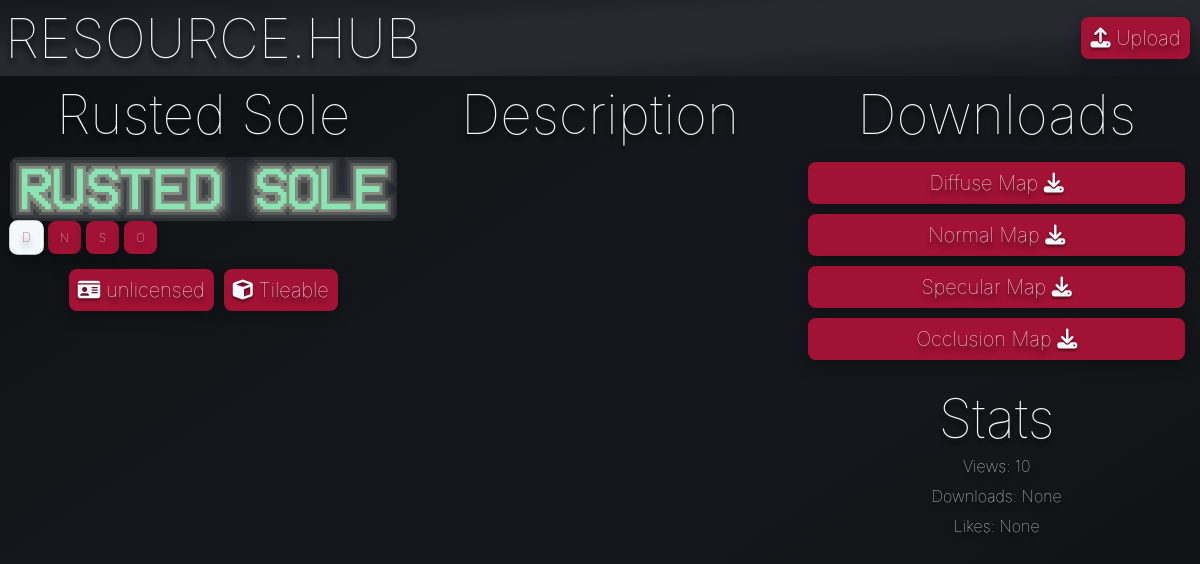
Screenshot of /asset/3 with the database file from the repository.
### tables this page shows
CREATE TABLE asset (ID INTEGER PRIMARY KEY, name TEXT, description TEXT, views INTEGER, downloads INTEGER, likes INTEGER, resolution TEXT);

CREATE TABLE Tag (ID INTEGER PRIMARY KEY, name TEXT, icon TEXT);

### app.py (the view)
@app.route('/asset/<int:id>')
def asset(id):
    asset_rows = query("SELECT id,name,views,downloads,likes,description FROM asset WHERE ID = ?", (id,))
    if not asset_rows:
        return render_template('404.html', error="404 Not Found: Asset does not exist."), 404
    query("UPDATE asset SET views = COALESCE(views, 0) + 1 WHERE ID = ?", (id,), commit=True)
    assettags = query("SELECT name,icon FROM Tag WHERE ID IN (SELECT Tag_ID FROM assetTags WHERE Model_ID = ?)", (id,))
    available_downloads = []
    for suffix in ['d', 'n', 's', 'o']:
        file_path = os.path.join(app.config["UPLOAD_FOLDER"], f"{id}{suffix}.png")
        if os.path.exists(file_path):
            available_downloads.append(suffix)
    return render_template('asset.html', show_navbar=False, asset=asset_rows, assettags=assettags, available_downloads=available_downloads)

### app.py (called while the page is built)
def query(query, param=(), commit=False):
    with sqlite3.connect("database.db") as conn:
        cur = conn.cursor()
        cur.execute(query, param)
        if commit:
            conn.commit()
            return cur.lastrowid
        else:
            return cur.fetchall()

### templates/asset.html (shortened to what this page needs)
{% extends "template.html" %}
{% block content %}
<div class="grid-3">
<h1>{{asset[0][1]}}</h1>
<h1>Description</h1>
<h1>Downloads</h1>
</div>
<div class="grid-3">
    <div class="vertical_align">
        {% set default_type = available_downloads[0] if available_downloads else None %}
        <img id="asset-preview-img" class="image" src="{% if default_type %}/static/images/{{asset[0][0]}}{{default_type}}.png{% else %}/static/images/placeholder.png{% endif %}">
        <div class="img-types">
            {% if available_downloads %}
                {% for suffix in available_downloads %}
                <div class="button img-type-btn" data-type="{{suffix}}" data-asset-id="{{asset[0][0]}}">{{suffix.upper()}}</div>
                {% endfor %}
            {% endif %}
        </div>
        <div class="tag-grid">
            {% for tag in assettags %}
            <span class="button"><i class="{{tag[1]}}"></i> {{ tag[0] }}</span>
            {% endfor %}
        </div>
    </div>
    <div class="vertical_align">
    </div>
    <div class="vertical_align">
        {% if available_downloads %}
            {% for suffix in available_downloads %}
                {% if suffix == 'd' %}
                    <a class="button" href="/download/{{asset[0][0]}}/d">Diffuse Map <i class="fa-solid fa-download"></i></a>
                {% elif suffix == 'n' %}
                    <a class="button" href="/download/{{asset[0][0]}}/n">Normal Map <i class="fa-solid fa-download"></i></a>
                {% elif suffix == 's' %}
                    <a class="button" href="/download/{{asset[0][0]}}/s">Specular Map <i class="fa-solid fa-download"></i></a>
                {% elif suffix == 'o' %}
                    <a class="button" href="/download/{{asset[0][0]}}/o">Occlusion Map <i class="fa-solid fa-download"></i></a>
                {% endif %}
            {% endfor %}
        {% else %}
            <p>No downloadable files available.</p>
        {% endif %}
        <br>
        <h1>Stats</h1>
        <p>Views: {{asset[0][2]}}</p>
        <p>Downloads: {{asset[0][3]}}</p>
        <p>Likes: {{asset[0][4]}}</p>
    </div>
</div>
{% endblock %}

### static/style.css (style rules this page uses)
:root { --primary-color: #18191F; --secondary-color: #2C2E37; --accent-color: #a21234; --primary-font-color: #F2F8FB; --secondary-font-color: #18191F; --shadow-color: black; --font-family: 'inter', sans-serif; --border-radius: 8px; --margin: 5px; --padding: 5px; --small-font-size: 16px; --medium-font-size: 20px; --large-font-size: 55px; }
* { font-family: var(--font-family); font-weight: 100; text-decoration: none; text-shadow: 0 5px 5px rgba(0, 0, 0, 1); color: var(--primary-font-color); }
body { background-image: linear-gradient(to right bottom, #0d0e11, #101114, #121317, #141519, #16171c, #16171c, #16171c, #16171c, #141519, #121317, #101114, #0d0e11); margin: 0px; }
.vertical_align { display: flex; flex-direction: column; justify-content: top; text-align: center; margin: var(--margin) }
.img-types { display: flex; gap: 5px; align-self: flex-start; margin-bottom: 5px; }
.img-types .button { width: 25px; height: 25px; margin: 0; padding: 0; display: flex; align-items: center; justify-content: center; font-size: 12px; cursor: pointer; transition: all 0.2s ease; }
.img-types .button.active { background-color: var(--primary-font-color); color: var(--accent-color); border-color: var(--primary-font-color); transform: scale(1.05); }
.grid-3 { text-align: center; display: grid; grid-template-columns: 1fr 1fr 1fr; margin: var(--margin); }
.button { font-size: var(--medium-font-size); color: var(--primary-font-color); border: 4px solid var(--accent-color); border-radius: var(--border-radius); padding: var(--padding); margin: var(--margin); background-color: var(--accent-color); text-align: center; transition-duration: 0.3s; box-shadow: 0 5px 15px rgba(0, 0, 0, 0.35); }
h1 { margin: 0px; font-size: var(--large-font-size) }
p { margin: 5px; font-size: var(--small-font-size); }
.image { width: 100%; height: auto; display: block; border-radius: var(--border-radius); object-fit: contain; background-color: var(--secondary-color); box-shadow: inset 0 0 50px rgba(0, 0, 0, 0.3); }
i { text-shadow: 0 2px 3px rgba(0, 0, 0, 0.5); }
.button.active { background-color: var(--primary-font-color); color: var(--accent-color); border-color: var(--primary-font-color); }
.tag-grid { display: flex; flex-wrap: wrap; justify-content: center; margin: var(--margin); }
.tag-grid .button { margin: var(--margin); }

### rows the page displays
asset: name "Rusted Sole", views "10"
Tag: name "unlicensed"
Tag: name "Tileable"

### other values shown
{{ suffix.upper() }} "D" "N" "S" "O"
{{ asset[0][3] }} "None"
{{ asset[0][4] }} "None"
